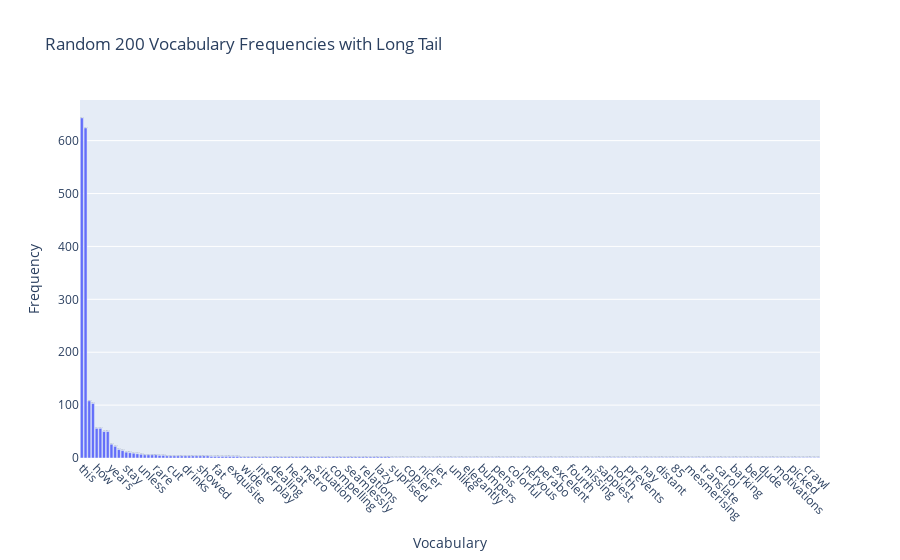

Source (notebook cell):
### Markdown cell above
### ** >>> Exercise 15 **

### Code cell
# Using this method will be faster because the time complexity of the original method may be O(n^2).
term_frequencies = np.asarray(Books_counts.sum(axis=0))[0]

# Random sample
sample_size = 200
random_index = random.sample(range(Books_counts.shape[1]), sample_size)

data = pd.DataFrame({
    'Vocabulary': [count_vector.get_feature_names_out()[i] for i in random_index],
    'Frequency': [term_frequencies[i] for i in random_index]
})

data = data.sort_values(by='Frequency', ascending=False)
fig = px.bar(data, x='Vocabulary', y='Frequency', title='Random {} Vocabulary Frequencies with Long Tail'.format(sample_size))
fig.update_traces(texttemplate = '%{text}', textposition = 'outside')
fig.update_layout(xaxis_tickangle = 45)
fig.show()

# by -> According to this to sort.
# ascendinf -> False:From big to little.

### Figure 1 — Plotly figure (JSON) as saved in the notebook; plotly's stock layout.template omitted (floating-point values rounded to 4 significant figures; data arrays with more than 128 entries replaced by an {"elided": "..."} marker saying what was removed)
{"data": [{"alignmentgroup": "True", "hovertemplate": "Vocabulary=%{x}<br>Frequency=%{y}<extra></extra>", "legendgroup": "", "marker": {"color": "#636efa", "pattern": {"shape": ""}}, "name": "", "offsetgroup": "", "orientation": "v", "showlegend": false, "textposition": "outside", "texttemplate": "%{text}", "type": "bar", "x": {"elided": "200 str values"}, "xaxis": "x", "y": {"elided": "200 int values"}, "yaxis": "y"}], "layout": {"barmode": "relative", "legend": {"tracegroupgap": 0}, "title": {"text": "Random 200 Vocabulary Frequencies with Long Tail"}, "xaxis": {"anchor": "y", "domain": [0, 1], "tickangle": 45, "title": {"text": "Vocabulary"}}, "yaxis": {"anchor": "x", "domain": [0, 1], "title": {"text": "Frequency"}}}}
